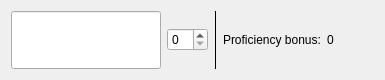
    <widget class="QWidget" name="classWidget" native="true">
     <property name="maximumSize">
      <size>
       <width>16777215</width>
       <height>80</height>
      </size>
     </property>
     <layout class="QHBoxLayout" name="horizontalLayout">
      <item>
       <widget class="QLineEdit" name="classEdit">
        <property name="sizePolicy">
         <sizepolicy hsizetype="Preferred" vsizetype="Preferred">
          <horstretch>0</horstretch>
          <verstretch>0</verstretch>
         </sizepolicy>
        </property>
        <property name="minimumSize">
         <size>
          <width>150</width>
          <height>0</height>
         </size>
        </property>
       </widget>
      </item>
      <item>
       <widget class="QSpinBox" name="levelBox">
        <property name="focusPolicy">
         <enum>Qt::StrongFocus</enum>
        </property>
       </widget>
      </item>
      <item>
       <widget class="Line" name="line_7">
        <property name="frameShadow">
         <enum>QFrame::Plain</enum>
        </property>
        <property name="orientation">
         <enum>Qt::Vertical</enum>
        </property>
       </widget>
      </item>
      <item>
       <widget class="QLabel" name="label">
        <property name="text">
         <string>Proficiency bonus:</string>
        </property>
       </widget>
      </item>
      <item>
       <widget class="QLabel" name="proficiencyLabel">
        <property name="text">
         <string>0</string>
        </property>
       </widget>
      </item>
      <item>
       <spacer name="horizontalSpacer">
        <property name="orientation">
         <enum>Qt::Horizontal</enum>
        </property>
        <property name="sizeHint" stdset="0">
         <size>
          <width>40</width>
          <height>20</height>
         </size>
        </property>
       </spacer>
      </item>
     </layout>
    </widget>
